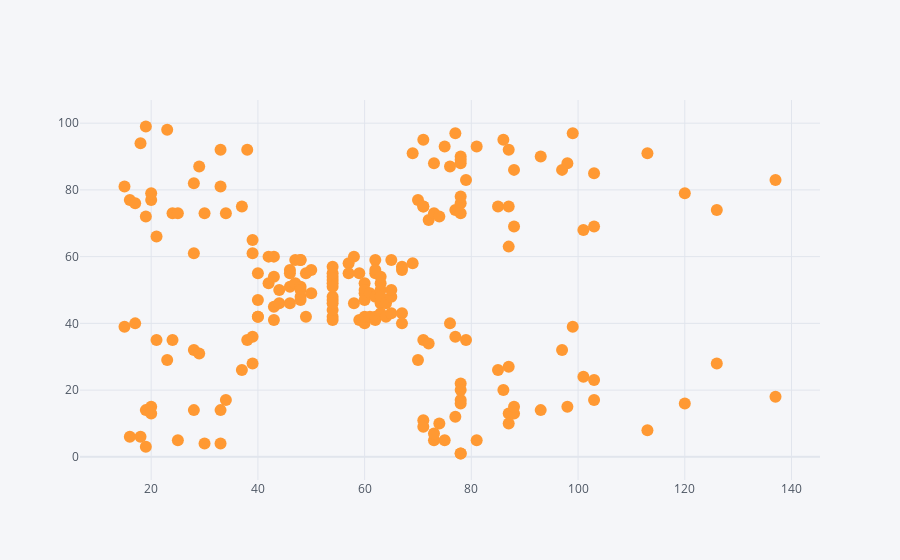

Notebook code for this chart:
### Code cell
data.iplot(kind = 'scatter',x = 'Annual Income (k$)', y ='Spending Score (1-100)', mode = 'markers')

### Figure 1 — Plotly figure (JSON) as saved in the notebook; plotly's stock layout.template omitted (floating-point values rounded to 4 significant figures; data arrays with more than 128 entries replaced by an {"elided": "..."} marker saying what was removed)
{"data": [{"line": {"color": "rgba(255, 153, 51, 1.0)", "dash": "solid", "shape": "linear", "width": 1.3}, "marker": {"size": 12, "symbol": "circle"}, "mode": "markers", "name": "Spending Score (1-100)", "text": "", "type": "scatter", "x": {"elided": "200 int values"}, "y": {"elided": "200 int values"}}], "layout": {"legend": {"bgcolor": "#F5F6F9", "font": {"color": "#4D5663"}}, "paper_bgcolor": "#F5F6F9", "plot_bgcolor": "#F5F6F9", "title": {"font": {"color": "#4D5663"}}, "xaxis": {"gridcolor": "#E1E5ED", "showgrid": true, "tickfont": {"color": "#4D5663"}, "title": {"font": {"color": "#4D5663"}, "text": ""}, "zerolinecolor": "#E1E5ED"}, "yaxis": {"gridcolor": "#E1E5ED", "showgrid": true, "tickfont": {"color": "#4D5663"}, "title": {"font": {"color": "#4D5663"}, "text": ""}, "zerolinecolor": "#E1E5ED"}}}
